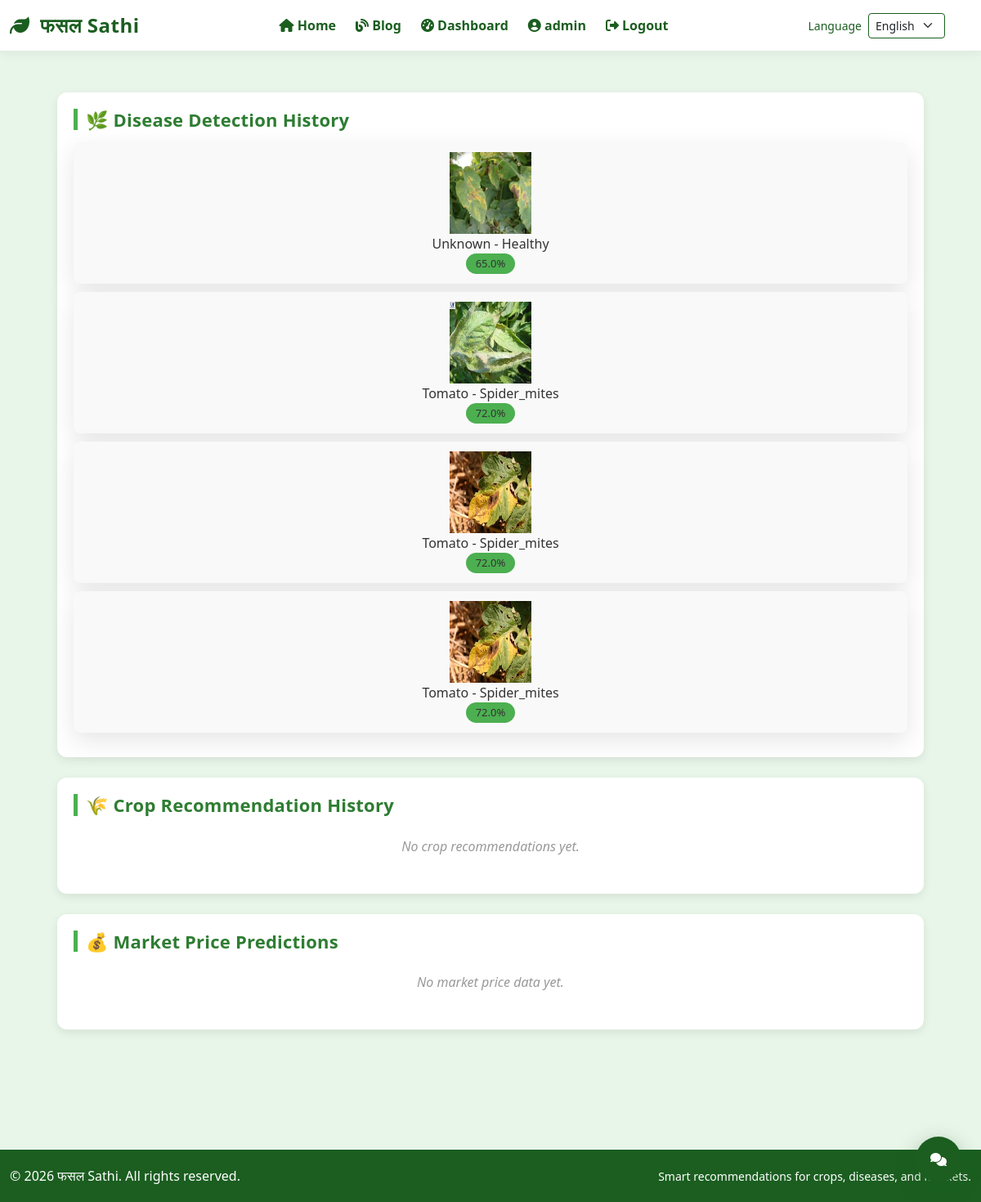
Page /history/ (signed in) on the committed database.
### farming/models.py (models this page shows, shortened)
class DiseaseDetection(models.Model):
    user = models.ForeignKey(settings.AUTH_USER_MODEL, on_delete=models.CASCADE)
    image = models.ImageField(upload_to='disease_images/')
    disease_name = models.CharField(max_length=100)
    confidence = models.FloatField()
    created_at = models.DateTimeField(auto_now_add=True)

### farming/views.py (the view)
# urls.py: path('history/', views.combined_history, name='combined_history'),
@login_required
@login_required
def combined_history(request):
    disease_history = DiseaseDetection.objects.filter(user=request.user)
    crop_history = CropRecommendation.objects.filter(user=request.user)
    market_history = MarketPrice.objects.filter(user=request.user)
    return render(
        request,
        'farming/combined_history.html',
        {
            'disease_history': disease_history,
            'crop_history': crop_history,
            'market_history': market_history,
        }
    )

### farming/templates/farming/combined_history.html (shortened to what this page needs)
{% extends 'farming/base.html' %}
{% block content %}
<div class="history-container">
    <div class="section">
        <h2>🌿 Disease Detection History</h2>
        {% for d in disease_history %}
            <div class="card">
                <span><img src="{{ d.image.url }}" alt="Disease Image" style="width: 100px; height: 100px;"></span>
                <span>{{ d.disease_name }}</span>
                <span class="badge">{{ d.confidence }}%</span>
            </div>
        {% empty %}
            <p class="empty">No disease predictions yet.</p>
        {% endfor %}
    </div>
    <div class="section">
        <h2>🌾 Crop Recommendation History</h2>
        {% for c in crop_history %}
            <div class="card">
                <span>Nitrogen: {{ c.nitrogen }}</span>
                <span>Phosphorus: {{ c.phosphorus }}</span>
                <span>Potassium: {{ c.potassium }}</span>
                <span>Rainfall: {{ c.rainfall }}</span>
                <span>Recommended Crop: {{ c.recommended_crop }}</span>
            </div>
        {% empty %}
            <p class="empty">No crop recommendations yet.</p>
        {% endfor %}
    </div>
    <div class="section">
        <h2>💰 Market Price Predictions</h2>
        {% for m in market_history %}
            <div class="card">
                <span>{{ m.crop }}</span>
                <span class="badge">₹ {{ m.price }}</span>
            </div>
        {% empty %}
            <p class="empty">No market price data yet.</p>
        {% endfor %}
    </div>
</div>
{% endblock %}

### farming/templates/farming/base.html (shortened to what this page needs)
{% load static %}
{% load i18n %}
<!DOCTYPE html>
<html lang="en">
<head>
    <link href="https://cdn.jsdelivr.net/npm/bootstrap@5.3.2/dist/css/bootstrap.min.css" rel="stylesheet">
    <link rel="stylesheet" href="https://cdnjs.cloudflare.com/ajax/libs/font-awesome/6.4.0/css/all.min.css">
</head>
<body>
    <nav class="navbar navbar-expand-lg navbar-light sticky-top">
        <div class="container">
            <a class="navbar-brand" href="{% url 'index' %}">
                <i class="fas fa-leaf"></i> {% trans "फसल Sathi" %}
            </a>
            <div class="collapse navbar-collapse" id="navbarNav">
                <ul class="navbar-nav mx-auto align-items-lg-center">
                    {% get_current_language as LANGUAGE_CODE %}
                    <li class="nav-item">
                        <a class="nav-link" href="{% url 'index' %}">
                            <i class="fas fa-home"></i>
                            {% if LANGUAGE_CODE == 'hi' %}होम{% else %}Home{% endif %}
                        </a>
                    </li>
                    <li class="nav-item">
                        <a class="nav-link" href="{% url 'blog' %}">
                            <i class="fas fa-blog"></i>
                            {% if LANGUAGE_CODE == 'hi' %}ब्लॉग{% else %}Blog{% endif %}
                        </a>
                    </li>
                    {% if user.is_authenticated %}
                    <li class="nav-item">
                        <a class="nav-link" href="{% url 'dashboard' %}">
                            <i class="fas fa-gauge-high"></i>
                            {% if LANGUAGE_CODE == 'hi' %}डैशबोर्ड{% else %}Dashboard{% endif %}
                        </a>
                    </li>
                    <li class="nav-item d-none d-lg-flex">
                        <span class="nav-link">
                            <i class="fas fa-user-circle"></i>
                            {{ user.username|default:"Farmer" }}
                        </span>
                    </li>
                    <li class="nav-item">
                        <a class="nav-link" href="{% url 'logout' %}">
                            <i class="fas fa-sign-out-alt"></i>
                            {% if LANGUAGE_CODE == 'hi' %}लॉग आउट{% else %}Logout{% endif %}
                        </a>
                    </li>
                    {% endif %}
                </ul>
                <div class="d-flex align-items-center gap-2 ms-lg-3 mt-3 mt-lg-0">
                    {% get_current_language as LANGUAGE_CODE %}
                    {% get_available_languages as AVAILABLE_LANGUAGES %}
                    {% get_language_info_list for AVAILABLE_LANGUAGES as languages %}
                    <form action="{% url 'set_language' %}" method="post" class="d-flex align-items-center gap-2">
                        <label for="language-select" class="small mb-0 d-none d-lg-inline" style="color: var(--forest-green);">
                            {% trans "Language" %}
                        </label>
                        <select id="language-select" name="language" class="form-select form-select-sm" style="max-width: 120px; border-color: var(--forest-green);"
                            onchange="this.form.submit()">
                        {% for language in languages %}
                        <option value="{{ language.code }}" {% if language.code == LANGUAGE_CODE %}selected{% endif %}>
                            {{ language.name_local }}
                        </option>
                        {% endfor %}
                        </select>
                    </form>
                    <a href="{% url 'blog' %}" class="nav-search-icon d-none d-lg-inline-block" aria-label="Search"></a>
                </div>
            </div>
        </div>
    </nav>
    <main class="page-content">
        <div class="container">
            {% block content %}{% endblock %}
        </div>
    </main>
    <footer class="site-footer">
        <div class="container d-flex flex-column flex-md-row justify-content-between align-items-center gap-2">
            <span>&copy; {% now "Y" %} फसल Sathi. All rights reserved.</span>
            <small>
                Smart recommendations for crops, diseases, and markets.
            </small>
        </div>
    </footer>
    <button class="chatbot-toggle-btn" type="button" id="chatbot-toggle" aria-label="Ask फसल Sathi assistant">
        <i class="fas fa-comments"></i>
    </button>
</body>
</html>

### farming/templates/farming/base.html (style rules this page uses)
* { margin: 0; padding: 0; box-sizing: border-box; }
:root { --pale-green: #e8f5e9; --forest-green: #1b5e20; --forest-green-dark: #0d3d12; --lime-green: #8bc34a; --lime-green-bright: #9ccc65; --white: #ffffff; --text-dark: #2e7d32; --text-color: #333; --vanilla-cream: #f1f8e9; --cream: #e8f5e9; --muted-olive: #2e7d32; --faded-copper: #558b2f; --ash-brown: #1b5e20; }
body { font-family: 'Segoe UI', system-ui, -apple-system, BlinkMacSystemFont, "Helvetica Neue", Arial, sans-serif; background-color: var(--pale-green); min-height: 100vh; color: var(--text-color); }
h1, h2, h3 { font-weight: 800; letter-spacing: 0.01em; color: var(--forest-green); }
.navbar { background-color: var(--white) !important; box-shadow: 0 2px 12px rgba(0, 0, 0, 0.06); border-bottom: 1px solid rgba(27, 94, 32, 0.12); }
.navbar-brand { font-size: 1.5rem; font-weight: 700; letter-spacing: 0.5px; color: var(--forest-green) !important; }
.navbar-brand i { color: var(--forest-green); margin-right: 6px; }
.nav-link { font-weight: 600; transition: all 0.2s ease; margin-left: 4px; margin-right: 4px; color: var(--forest-green) !important; }
.nav-search-icon { color: var(--forest-green); font-size: 1.1rem; padding: 8px 12px; border-radius: 8px; transition: color 0.2s; }
.card { border: none; border-radius: 20px; background: white; box-shadow: 0 10px 30px rgba(0, 0, 0, 0.1); transition: all 0.4s cubic-bezier(0.175, 0.885, 0.32, 1.275); overflow: hidden; position: relative; }
.card::before { content: ''; position: absolute; top: 0; left: 0; width: 100%; height: 4px; background: var(--faded-copper); transition: opacity 0.25s ease; opacity: 0.0; }
.container { max-width: 1200px; }
.page-content { padding: 0 0 72px; }
.site-footer { background-color: var(--forest-green); color: var(--white); padding: 20px 0; margin-top: 0; border-top: none; }
.chatbot-toggle-btn { position: fixed; right: 24px; bottom: 24px; z-index: 1050; border-radius: 50%; width: 56px; height: 56px; display: flex; align-items: center; justify-content: center; background-color: var(--forest-green); color: var(--white); border: none; box-shadow: 0 8px 24px rgba(27, 94, 32, 0.4); }

### farming/templates/farming/combined_history.html (style rules this page uses)
.history-container { max-width: 1100px; margin: 30px auto; padding: 20px; }
.section { background: #ffffff; border-radius: 12px; padding: 20px; margin-bottom: 25px; box-shadow: 0 4px 12px rgba(0,0,0,0.08); }
.section h2 { margin-bottom: 15px; color: #2e7d32; font-size: 22px; border-left: 5px solid #4caf50; padding-left: 10px; }
.card { display: flex; justify-content: space-between; align-items: center; background: #f9f9f9; padding: 12px 16px; border-radius: 8px; margin-bottom: 10px; transition: transform 0.2s ease; }
.card span { font-weight: 500; color: #333; }
.badge { padding: 6px 12px; border-radius: 20px; font-size: 13px; color: white; background: #4caf50; }
.empty { color: #999; font-style: italic; text-align: center; padding: 10px; }

### rows in the picture
DiseaseDetection: image (picture), disease_name "Unknown - Healthy", confidence "65.0"
DiseaseDetection: image (picture), disease_name "Tomato - Spider_mites", confidence "72.0"
DiseaseDetection: image (picture), disease_name "Tomato - Spider_mites", confidence "72.0"
DiseaseDetection: image (picture), disease_name "Tomato - Spider_mites", confidence "72.0"

### other values in the picture
{{ user.username|default:"Farmer" }} "admin"
form field language "English"
